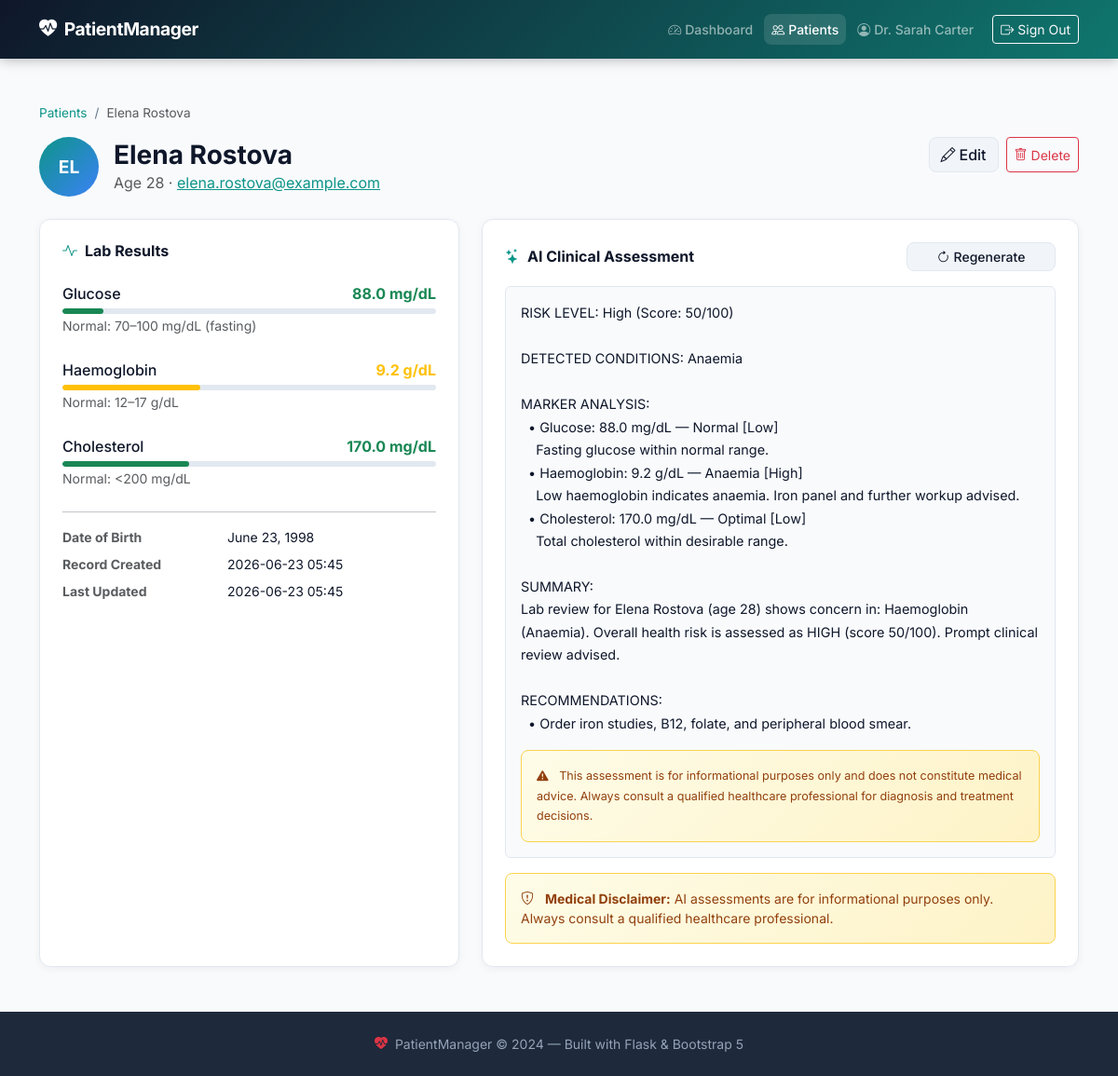
Screenshot of /patients/2 (signed in) with the database file from the repository.
### models.py (models this page shows, shortened)
class User(UserMixin, db.Model):
    __tablename__ = "users"
    id = db.Column(db.Integer, primary_key=True)
    full_name = db.Column(db.String(100), nullable=False)
    email = db.Column(db.String(255), unique=True, nullable=False, index=True)
    password_hash = db.Column(db.String(256), nullable=False)
    created_at = db.Column(db.DateTime, default=datetime.utcnow, nullable=False)
    patients = db.relationship(
        "Patient",
        backref="owner",
        lazy="dynamic",
        cascade="all, delete-orphan",
    )

class Patient(db.Model):
    __tablename__ = "patients"
    id = db.Column(db.Integer, primary_key=True)
    user_id = db.Column(
        db.Integer, db.ForeignKey("users.id", ondelete="CASCADE"), nullable=False, index=True
    )
    full_name = db.Column(db.String(100), nullable=False)
    date_of_birth = db.Column(db.Date, nullable=False)
    email = db.Column(db.String(255), nullable=False)
    glucose = db.Column(db.Float, nullable=False)        # mg/dL
    haemoglobin = db.Column(db.Float, nullable=False)    # g/dL
    cholesterol = db.Column(db.Float, nullable=False)    # mg/dL
    remarks = db.Column(db.Text, nullable=True)
    created_at = db.Column(db.DateTime, default=datetime.utcnow, nullable=False)
    updated_at = db.Column(
        db.DateTime,
        default=datetime.utcnow,
        onupdate=datetime.utcnow,
        nullable=False,
    )
    def age(self) -> int:
        today = datetime.utcnow().date()
        dob = self.date_of_birth
        return (
            today.year
            - dob.year
            - ((today.month, today.day) < (dob.month, dob.day))
        )

### routes/patients.py (the view)
@patients_bp.route("/<int:patient_id>")
@login_required
def detail(patient_id: int):
    patient = _get_patient_or_404(patient_id)
    return render_template("patients/detail.html", patient=patient)

### models.py (called while the page is built)
@login_manager.user_loader
def load_user(user_id: str):
    return db.session.get(User, int(user_id))

### routes/patients.py (called while the page is built)
def _get_patient_or_404(patient_id: int) -> Patient:
    patient = db.session.get(Patient, patient_id)
    if not patient or patient.user_id != current_user.id:
        abort(404)
    return patient

### templates/patients/detail.html (shortened to what this page needs)
{% extends "base.html" %}
{% block content %}
<div class="container py-4">
  <nav aria-label="breadcrumb" class="mb-3">
    <ol class="breadcrumb pm-breadcrumb">
      <li class="breadcrumb-item"><a href="{{ url_for('patients.list_patients') }}">Patients</a></li>
      <li class="breadcrumb-item active">{{ patient.full_name }}</li>
    </ol>
  </nav>
  <div class="d-flex flex-wrap align-items-start justify-content-between mb-4 gap-3">
    <div class="d-flex align-items-center gap-3">
      <div class="pm-avatar pm-avatar--lg">
        {{ patient.full_name[:2].upper() }}
      </div>
      <div>
        <h1 class="h3 fw-bold mb-0">{{ patient.full_name }}</h1>
        <p class="text-muted mb-0">
          Age {{ patient.age() }} ·
          <a href="mailto:{{ patient.email }}" class="pm-link">{{ patient.email }}</a>
        </p>
      </div>
    </div>
    <div class="d-flex gap-2 flex-wrap">
      <a href="{{ url_for('patients.edit_patient', patient_id=patient.id) }}"
         class="btn pm-btn-secondary">
        <i class="bi bi-pencil me-1"></i>Edit
      </a>
      <button type="button" class="btn btn-outline-danger btn-sm"
              data-bs-toggle="modal" data-bs-target="#deleteModal">
        <i class="bi bi-trash me-1"></i>Delete
      </button>
    </div>
  </div>
  <div class="row g-4">
    <div class="col-md-5">
      <div class="pm-card p-4 h-100">
        <h2 class="h6 fw-bold mb-4">
          <i class="bi bi-activity pm-teal me-2"></i>Lab Results
        </h2>
        <div class="mb-4">
          <div class="d-flex justify-content-between mb-1">
            <span class="fw-medium">Glucose</span>
            <span class="fw-bold {% if patient.glucose > 100 %}text-warning{% else %}text-success{% endif %}">
              {{ patient.glucose }} mg/dL
            </span>
          </div>
          <div class="progress pm-progress" style="height:6px;">
            <div class="progress-bar {% if patient.glucose > 100 %}bg-warning{% else %}bg-success{% endif %}"
                 style="width: {{ [(patient.glucose / 800 * 100), 100]|min }}%"></div>
          </div>
          <small class="text-muted">Normal: 70–100 mg/dL (fasting)</small>
        </div>
        <div class="mb-4">
          <div class="d-flex justify-content-between mb-1">
            <span class="fw-medium">Haemoglobin</span>
            <span class="fw-bold {% if patient.haemoglobin < 12 or patient.haemoglobin > 17 %}text-warning{% else %}text-success{% endif %}">
              {{ patient.haemoglobin }} g/dL
            </span>
          </div>
          <div class="progress pm-progress" style="height:6px;">
            <div class="progress-bar {% if patient.haemoglobin < 12 or patient.haemoglobin > 17 %}bg-warning{% else %}bg-success{% endif %}"
                 style="width: {{ [(patient.haemoglobin / 25 * 100), 100]|min }}%"></div>
          </div>
          <small class="text-muted">Normal: 12–17 g/dL</small>
        </div>
        <div class="mb-4">
          <div class="d-flex justify-content-between mb-1">
            <span class="fw-medium">Cholesterol</span>
            <span class="fw-bold {% if patient.cholesterol > 200 %}text-danger{% else %}text-success{% endif %}">
              {{ patient.cholesterol }} mg/dL
            </span>
          </div>
          <div class="progress pm-progress" style="height:6px;">
            <div class="progress-bar {% if patient.cholesterol > 200 %}bg-danger{% else %}bg-success{% endif %}"
                 style="width: {{ [(patient.cholesterol / 500 * 100), 100]|min }}%"></div>
          </div>
          <small class="text-muted">Normal: &lt;200 mg/dL</small>
        </div>
        <hr />
        <dl class="row small mb-0">
          <dt class="col-5 text-muted">Date of Birth</dt>
          <dd class="col-7">{{ patient.date_of_birth.strftime('%B %d, %Y') }}</dd>
          <dt class="col-5 text-muted">Record Created</dt>
          <dd class="col-7">{{ patient.created_at.strftime('%Y-%m-%d %H:%M') }}</dd>
          <dt class="col-5 text-muted">Last Updated</dt>
          <dd class="col-7">{{ patient.updated_at.strftime('%Y-%m-%d %H:%M') }}</dd>
        </dl>
      </div>
    </div>
    <div class="col-md-7">
      <div class="pm-card p-4 h-100 d-flex flex-column">
        <div class="d-flex align-items-center justify-content-between mb-3">
          <h2 class="h6 fw-bold mb-0">
            <i class="bi bi-stars pm-teal me-2"></i>AI Clinical Assessment
          </h2>
          <form method="POST"
                action="{{ url_for('patients.regenerate', patient_id=patient.id) }}">
            <button type="submit" class="btn btn-sm pm-btn-secondary pm-submit-btn"
                    id="regenBtn" title="Regenerate AI remarks">
              <span class="pm-btn-text">
                <i class="bi bi-arrow-clockwise me-1"></i>Regenerate
              </span>
            </button>
          </form>
        </div>
        <div class="flex-grow-1 pm-remarks-box p-3 rounded">
          {% if patient.remarks %}
            {% set parts = patient.remarks.rsplit('\n\n', 1) %}
            {% if parts|length == 2 %}
              <p class="mb-3" style="white-space: pre-wrap;">{{ parts[0] }}</p>
              {% if '⚠️' in parts[1] or 'DISCLAIMER' in parts[1] %}
                <div class="alert pm-disclaimer-alert mb-0 small">
                  <i class="bi bi-exclamation-triangle-fill me-2"></i>
                  {{ parts[1] | replace('⚠️ MEDICAL DISCLAIMER: ', '') }}
                </div>
              {% else %}
                <p class="small text-muted mb-0" style="white-space: pre-wrap;">{{ parts[1] }}</p>
              {% endif %}
            {% else %}
              <p style="white-space: pre-wrap;">{{ patient.remarks }}</p>
            {% endif %}
          {% else %}
            <p class="text-muted fst-italic">No AI remarks generated yet. Click Regenerate.</p>
          {% endif %}
        </div>
        <div class="alert pm-disclaimer-alert mt-3 mb-0 small">
          <i class="bi bi-shield-exclamation me-2"></i>
          <strong>Medical Disclaimer:</strong> AI assessments are for informational
          purposes only. Always consult a qualified healthcare professional.
        </div>
      </div>
    </div>
  </div>
</div>
{% endblock %}

### templates/base.html (shortened to what this page needs)
<!DOCTYPE html>
<html lang="en">
<head>
  <link rel="stylesheet"
        href="https://cdn.jsdelivr.net/npm/bootstrap@5.3.2/dist/css/bootstrap.min.css"
 />
  <link rel="stylesheet"
        href="https://cdn.jsdelivr.net/npm/bootstrap-icons@1.11.3/font/bootstrap-icons.min.css" />
  <link rel="stylesheet" href="{{ url_for('static', filename='css/style.css') }}" />
</head>
<body>
<nav class="navbar navbar-expand-lg navbar-dark pm-navbar sticky-top">
  <div class="container">
    <a class="navbar-brand fw-bold" href="{{ url_for('main.landing') }}">
      <i class="bi bi-heart-pulse-fill me-2"></i>PatientManager
    </a>
    <div class="collapse navbar-collapse" id="mainNav">
      <ul class="navbar-nav ms-auto align-items-lg-center gap-lg-1">
        {% if current_user.is_authenticated %}
          <li class="nav-item">
            <a class="nav-link {% if request.endpoint == 'main.dashboard' %}active{% endif %}"
               href="{{ url_for('main.dashboard') }}">
              <i class="bi bi-speedometer2 me-1"></i>Dashboard
            </a>
          </li>
          <li class="nav-item">
            <a class="nav-link {% if request.blueprint == 'patients' %}active{% endif %}"
               href="{{ url_for('patients.list_patients') }}">
              <i class="bi bi-people me-1"></i>Patients
            </a>
          </li>
          <li class="nav-item">
            <a class="nav-link {% if request.endpoint == 'main.account' %}active{% endif %}"
               href="{{ url_for('main.account') }}">
              <i class="bi bi-person-circle me-1"></i>{{ current_user.full_name }}
            </a>
          </li>
          <li class="nav-item">
            <form action="{{ url_for('auth.logout') }}" method="get">
              <button type="submit" class="btn btn-outline-light btn-sm ms-lg-2">
                <i class="bi bi-box-arrow-right me-1"></i>Sign Out
              </button>
            </form>
          </li>
        {% endif %}
      </ul>
    </div>
  </div>
</nav>
<main class="py-4">
  {% block content %}{% endblock %}
</main>
<footer class="pm-footer py-4 mt-auto">
  <div class="container text-center">
    <p class="mb-0 small">
      <i class="bi bi-heart-pulse-fill text-danger me-1"></i>
      PatientManager &copy; {{ 2024 }} — Built with Flask &amp; Bootstrap 5
    </p>
  </div>
</footer>
</body>
</html>

### static/css/style.css (style rules this page uses)
:root { --pm-teal: #0d9488; --pm-teal-light: #14b8a6; --pm-teal-dark: #0f766e; --pm-blue: #1d4ed8; --pm-blue-light: #3b82f6; --pm-navy: #0f172a; --pm-slate: #1e293b; --pm-surface: #ffffff; --pm-bg: #f8fafc; --pm-border: #e2e8f0; --pm-text: #0f172a; --pm-muted: #64748b; --pm-radius: 0.75rem; --pm-radius-sm: 0.5rem; --pm-shadow: 0 4px 24px rgba(0,0,0,.08); --pm-shadow-sm: 0 2px 8px rgba(0,0,0,.05); --pm-transition: all 0.2s ease; }
*, *::before, *::after { box-sizing: border-box; }
body { font-family: 'Inter', system-ui, -apple-system, sans-serif; background-color: var(--pm-bg); color: var(--pm-text); min-height: 100vh; display: flex; flex-direction: column; }
main { flex: 1; }
.pm-teal { color: var(--pm-teal) !important; }
.pm-navbar { background: linear-gradient(135deg, var(--pm-navy) 0%, var(--pm-teal-dark) 100%); box-shadow: 0 2px 12px rgba(0,0,0,.25); padding-top: .75rem; padding-bottom: .75rem; }
.pm-navbar .navbar-brand { font-size: 1.2rem; letter-spacing: -.02em; }
.pm-navbar .nav-link { font-weight: 500; font-size: .875rem; padding: .4rem .75rem; border-radius: var(--pm-radius-sm); transition: var(--pm-transition); }
.pm-navbar .nav-link:hover, .pm-navbar .nav-link.active { background: rgba(255,255,255,.12); }
.pm-card { background: var(--pm-surface); border-radius: var(--pm-radius); border: 1px solid var(--pm-border); box-shadow: var(--pm-shadow-sm); transition: var(--pm-transition); }
.pm-btn-secondary { background: #f1f5f9; border: 1px solid var(--pm-border); color: var(--pm-text); font-weight: 500; border-radius: var(--pm-radius-sm); transition: var(--pm-transition); }
.pm-avatar { width: 44px; height: 44px; border-radius: 50%; background: linear-gradient(135deg, var(--pm-teal), var(--pm-blue-light)); color: #fff; font-weight: 700; font-size: .85rem; display: flex; align-items: center; justify-content: center; flex-shrink: 0; }
.pm-avatar--lg { width: 64px; height: 64px; font-size: 1.2rem; }
.pm-remarks-box { background: #f8fafc; border: 1px solid var(--pm-border); min-height: 200px; font-size: .9rem; line-height: 1.7; flex: 1; }
.pm-disclaimer-alert { background: linear-gradient(135deg, #fefce8, #fef3c7); border: 1px solid #fcd34d; color: #92400e; border-radius: var(--pm-radius-sm); }
.pm-progress { background: #e2e8f0; border-radius: 99px; }
.pm-progress .progress-bar { border-radius: 99px; transition: width .6s ease; }
.pm-breadcrumb { font-size: .85rem; }
.pm-breadcrumb .breadcrumb-item + .breadcrumb-item::before { color: var(--pm-muted); }
.pm-breadcrumb a { color: var(--pm-teal); text-decoration: none; }
.pm-link { color: var(--pm-teal); }
.pm-footer { background: var(--pm-slate); color: #94a3b8; margin-top: auto; }
.pm-submit-btn { position: relative; min-width: 160px; }
.pm-card, .pm-auth-card, .pm-stat-card { animation: fadeInUp .3s ease both; }

### rows the page displays
User: full_name "Dr. Sarah Carter"
Patient: full_name "Elena Rostova", full_name "EL", age "28", email "elena.rostova@example.com", glucose "88.0", haemoglobin "9.2", cholesterol "170.0", date_of_birth "June 23, 1998", created_at "2026-06-23 05:45", updated_at "2026-06-23 05:45"

### other values shown
{{ parts[1] | replace('⚠️ MEDICAL DISCLAIMER: ', '') }} "This assessment is for informational purposes only and does not constitute medical advice. Always consult a qualified healthcare professional for diagnosis and treatment decisions."
{{ 2024 }} "2024"
